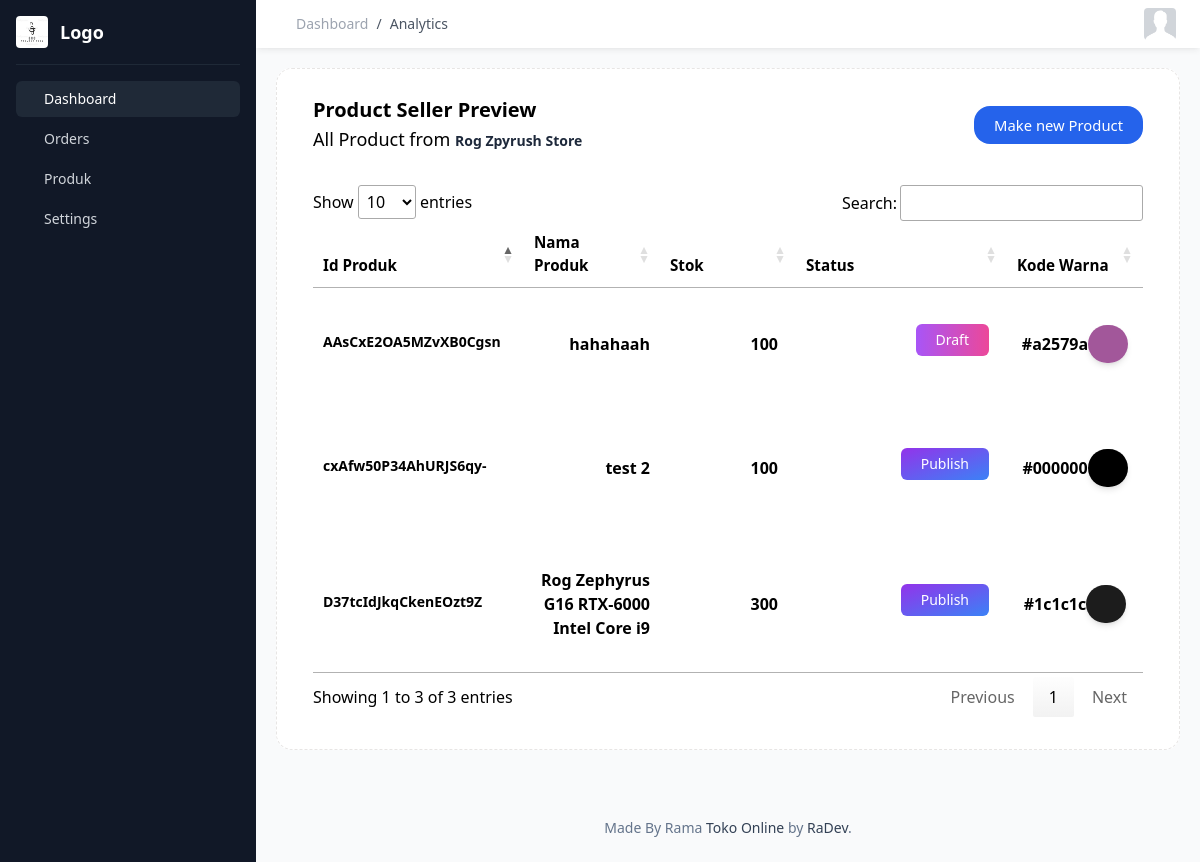
The app's page /produk/produk.php (signed in) with its own data.
### tables this page shows
CREATE TABLE `seller` (
  `id_seller` char(10) NOT NULL,
  `firstname` varchar(100) DEFAULT NULL,
  `lastnama` varchar(100) DEFAULT NULL,
  `sellername` varchar(100) NOT NULL,
  `email` varchar(55) NOT NULL,
  `passwords` varchar(100) NOT NULL,
  `foto_seller` varchar(100) DEFAULT NULL,
  `status_seller` tinyint(1) NOT NULL DEFAULT 1,
  `created_at` datetime(4) NOT NULL DEFAULT current_timestamp(4),
  `update_at` datetime(4) NOT NULL DEFAULT current_timestamp(4),
  PRIMARY KEY (`id_seller`)
);

CREATE TABLE `produk` (
  `kode_produk` char(20) NOT NULL,
  `nama_produk` varchar(150) NOT NULL,
  `deskripsi` text NOT NULL,
  `spesifikasi` text NOT NULL,
  `stok` int(11) NOT NULL,
  `harga` decimal(20,0) NOT NULL,
  `created_at` datetime(4) NOT NULL DEFAULT current_timestamp(4),
  `update_at` datetime(4) NOT NULL DEFAULT current_timestamp(4),
  `id_warna` char(5) NOT NULL,
  `id_ukuran` char(5) NOT NULL,
  `id_seller` char(10) NOT NULL,
  `produk_status` tinyint(1) NOT NULL DEFAULT 1,
  PRIMARY KEY (`kode_produk`),
  KEY `id_warna` (`id_warna`),
  KEY `id_ukuran` (`id_ukuran`),
  KEY `id_seller` (`id_seller`),
  CONSTRAINT `produk_ibfk_1` FOREIGN KEY (`id_warna`) REFERENCES `warna` (`id_warna`) ON DELETE CASCADE ON UPDATE CASCADE,
  CONSTRAINT `produk_ibfk_2` FOREIGN KEY (`id_ukuran`) REFERENCES `ukuran` (`id_ukuran`) ON DELETE CASCADE ON UPDATE CASCADE
);

CREATE TABLE `warna` (
  `id_warna` char(5) NOT NULL,
  `nama_warna` varchar(50) NOT NULL,
  `kode_warna` varchar(20) DEFAULT NULL,
  `id_seller` char(10) NOT NULL,
  PRIMARY KEY (`id_warna`),
  KEY `fk_id_seller` (`id_seller`),
  CONSTRAINT `fk_id_seller` FOREIGN KEY (`id_seller`) REFERENCES `seller` (`id_seller`) ON DELETE CASCADE ON UPDATE CASCADE
);

### db/connect.php (called while the page is built, shortened)
<?php
class Database {
    private $host = 'localhost';
    private $username = 'root';
    private $password = '';
    private $database = 'toko_onlines';
    protected $connection;
    public function __construct() {
        $this->connection = new mysqli($this->host, $this->username, $this->password, $this->database);
    }
    public function getConnection() {
        return $this->connection;
    }
}
?>

### produk/produk.php (the view, shortened to what this page needs)
<?php
require_once('../db/connect.php');
function getProduk($userId, $searchQuery = "")
{
    $connection = new Database();
    $sql = "SELECT * FROM produk WHERE id_seller = '" . $_SESSION['user_id'] . "'";
    $result = mysqli_query($connection->getConnection(), $sql);
    $data = [];
    while ($row = mysqli_fetch_assoc($result)) {
        $data[] = $row;
    }
    return $data;
}
$products = getProduk($_SESSION['user_id']);
?>
<!DOCTYPE html>
<html lang="en">
<head>
    <link href="https://cdn.jsdelivr.net/npm/remixicon@3.5.0/fonts/remixicon.css" rel="stylesheet">
    <script src="https://cdn.tailwindcss.com"></script>
    <link rel="stylesheet" href="//cdn.datatables.net/1.13.7/css/jquery.dataTables.min.css">
    <link rel="stylesheet" href="../dist/css/style.css">
</head>
<body>
    <?php
    include "../src/layout/sidebar_inside.php";
    ?>
    <main class="w-full md:w-[calc(100%-256px)] md:ml-64 bg-gray-50 min-h-screen transition-all main">
        <?php
        include "../src/layout/navbar_inside.php";
        ?>
        <div class="flex flex-wrap -mx-3 mb-5">
            <div class="w-full max-w-full px-3 mb-6  mx-auto">
                <div
                    class="relative flex-[1_auto] flex flex-col break-words min-w-0 bg-clip-border rounded-[.95rem] bg-white m-5">
                    <div
                        class="relative flex flex-col min-w-0 break-words border border-dashed bg-clip-border rounded-2xl border-stone-200 bg-light/30">
                        <div
                            class="px-9 pt-5 flex justify-between items-stretch flex-wrap min-h-[70px] pb-0 bg-transparent">
                            <h3
                                class="flex flex-col items-start justify-center m-2 ml-0 font-medium text-xl/tight text-dark">
                                <span class="mr-3 font-semibold text-dark">Product Seller Preview</span>
                                <?php
                                $connection = new Database();
                                $id = $_SESSION['user_id'];
                                $sql = mysqli_query($connection->getConnection(), "SELECT sellername FROM seller WHERE id_seller= '$id' LIMIT 1");
                                $data = mysqli_fetch_array($sql);
                                ?>
                                <span class="mt-1 font-medium text-secondary-dark text-lg/normal">All Product from
                                    <b class="font-bolder text-slate-800 text-sm">
                                        <?php echo $data['sellername']; ?>
                                    </b></span>
                            </h3>
                            <div class="relative flex flex-wrap items-center my-2">
                                <a href="add-produk.php?unique-seller=<?php echo $_SESSION["user_id"]; ?>"
                                    class="inline-block text-[.925rem] font-medium leading-normal text-center align-middle cursor-pointer rounded-2xl transition-colors duration-150 ease-in-out text-white bg-blue-600 border-light shadow-none border-0 py-2 px-5 hover:bg-blue-700 active:bg-blue-600 focus:bg-blue-600">
                                    Make new Product </a>
                            </div>
                        </div>
                        <div class="flex-auto block py-8  pt-6 px-9">
                            <div class="overflow-x-auto overflow-y-auto">
                                <table class="w-full my-0 align-middle text-dark border-neutral-200" id="myTable">
                                    <thead class="align-bottom">
                                        <tr class="font-semibold text-[0.95rem] text-secondary-dark">
                                            <th class="pb-3 text-start min-w-[175px]">Id Produk</th>
                                            <th class="pb-3 text-end min-w-[100px]">Nama Produk</th>
                                            <th class="pb-3 text-end min-w-[100px]">Stok</th>
                                            <th class="pb-3 pr-12 text-end min-w-[175px]">Status</th>
                                            <th class="pb-3 pr-12 text-end min-w-[100px]">Kode Warna</th>
                                        </tr>
                                    </thead>
                                    <tbody>
                                        <?php foreach ($products as $product): ?>
                                            <tr class="border-b border-dashed last:border-b-0">
                                                <td class="p-3 pl-0">
                                                    <div class="flex items-center">
                                                        <div class="flex flex-col justify-start">
                                                            <a href="javascript:void(0)"
                                                                class="mb-1 font-semibold transition-colors duration-200 ease-in-out text-sm/normal text-secondary-inverse hover:text-primary">
                                                                <?= $product['kode_produk'] ?>
                                                            </a>
                                                        </div>
                                                    </div>
                                                </td>
                                                <td class="p-3 pr-0 text-end">
                                                    <span
                                                        class="font-semibold text-center text-light-inverse text-md/normal">
                                                        <?= $product['nama_produk'] ?>
                                                    </span>
                                                </td>
                                                <td class="p-3 pr-0 text-end">
                                                    <span
                                                        class="text-center align-baseline inline-flex px-2 py-1 mr-auto items-center font-semibold text-base/none text-success bg-success-light rounded-lg">
                                                        <?= $product['stok'] ?>
                                                    </span>
                                                </td>
                                                <td class="p-3 pr-12 text-end">
                                                    <?php echo ($product['produk_status'] != 1) ?
                                                        '<button type="button" class="text-white bg-gradient-to-r from-purple-500 to-pink-500 hover:bg-gradient-to-l focus:ring-4 focus:outline-none focus:ring-purple-200 dark:focus:ring-purple-800 font-medium rounded-md text-sm px-5 py-1.5 text-center me-2 mb-2">Draft</button>' : '<button type="button" class="text-white bg-gradient-to-br from-purple-600 to-blue-500 hover:bg-gradient-to-bl focus:ring-4 focus:outline-none focus:ring-blue-300 dark:focus:ring-blue-800 font-medium rounded-md text-sm px-5 py-1.5 text-center me-2 mb-2">Publish</button>
                                                  ';
                                                    ?>
                                                </td>
                                                <td class="pr-0 text-center">
                                                    <?php
                                                    $sql = mysqli_query($connection->getConnection(), "SELECT kode_warna FROM produk JOIN warna ON produk.id_warna = warna.id_warna WHERE kode_produk = '" . $product['kode_produk'] . "'");
                                                    $warna = mysqli_fetch_array($sql);
                                                    ?>
                                                    <span class="font-semibold text-light-inverse text-md/normal">
                                                        <?= $warna["kode_warna"]; ?> <b
                                                            class="rounded-full w-3 h-3 px-5 py-2 shadow-md"
                                                            style="background-color: <?php echo $warna['kode_warna']; ?>"></b>
                                                    </span>
                                                </td>
                                            </tr>
                                        <?php endforeach; ?>
                                    </tbody>
                                </table>
                            </div>
                        </div>
                    </div>
                </div>
            </div>
        </div>
        <div class="flex flex-wrap -mx-3 mb-5">
            <div class="w-full max-w-full sm:w-3/4 mx-auto text-center">
                <p class="text-sm text-slate-500 py-1"> Made By Rama <a class="text-slate-700 hover:text-slate-900"
                        target="_blank">Toko Online</a> by <a href="#" class="text-slate-700 hover:text-slate-900"
                        target="_blank">RaDev</a>. </p>
            </div>
        </div>
    </main>
</body>
</html>

### records on screen
seller: sellername "Rog Zpyrush Store"
produk: kode_produk "AAsCxE2OA5MZvXB0Cgsn", nama_produk "hahahaah", stok "100", produk_status "Draft", id_warna.kode_warna "#a2579a"
produk: kode_produk "cxAfw50P34AhURJS6qy-", nama_produk "test 2", stok "100", produk_status "Publish", id_warna.kode_warna "#000000"
produk: kode_produk "D37tcIdJkqCkenEOzt9Z", nama_produk "Rog Zephyrus G16 RTX-6000 Intel Core i9", stok "300", produk_status "Publish", id_warna.kode_warna "#1c1c1c"
